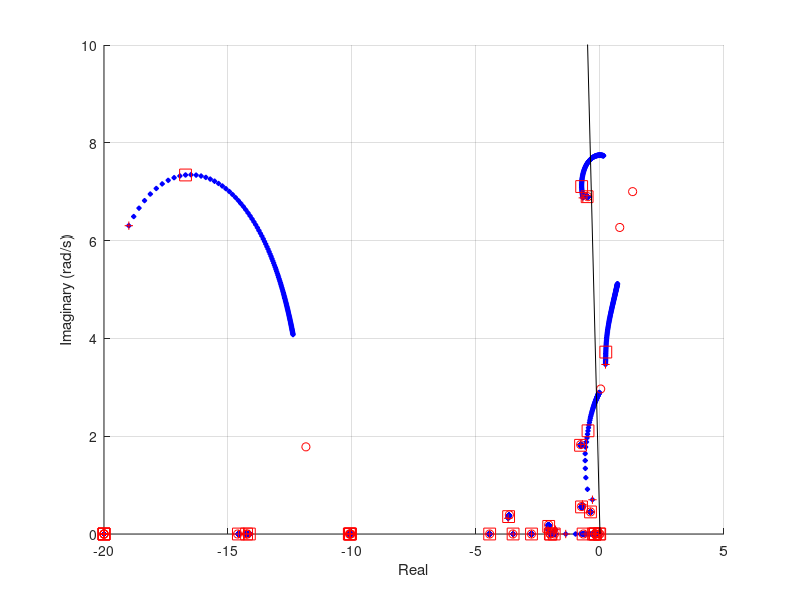

Here is the MATLAB script that generated this plot: (Note: this script raises an error after producing the figure.)
%% fig 10.42

clear all; close all; clc;
load('d2aphvdcss.mat');

fig42_name = './dat/ch10_fig42.dat';

fig42 = figure;
ax421 = subplot(1,1,1,'parent',fig42);
hold(ax421,'on');
grid(ax421,'on');

sys_dcr = ss(a_mat,b_dcr(:,1),c_ang(3,:),d_angdcr(3,:));
rate = (2*pi*60)*tf([1 0],(2*pi*60)*[0.01 1]);

sys_dcr_rate = sys_dcr*rate;

K = [0:0.1:10,1e6];
eig_track = zeros(size(sys_dcr_rate.a,1),length(K));
for ii = 1:length(K)
    eig_track(:,ii) = eig(sys_dcr_rate.a - K(ii)*sys_dcr_rate.b*sys_dcr_rate.c);
    if ii < length(K)
        plot(ax421,real(eig_track(:,ii)),imag(eig_track(:,ii)),...
             'bd','markerFaceColor','b','markerSize',3.5);
    end
end

for ii = 1:size(eig_track,2)
    if (ii == length(K))
        plot(ax421,real(eig_track(:,ii)),imag(eig_track(:,ii)),...
             'ro');
    elseif (ii == 11)
        plot(ax421,real(eig_track(:,ii)),imag(eig_track(:,ii)),...
             'rs','markerSize',8.5);
    end
end

plot(ax421,real(eig_track(:,1)),imag(eig_track(:,1)),'r+','lineWidth',0.75);
plot(ax421,[-5,0],[5*tan(acos(0.05)),0],'k-');

axis(ax421,[-20,5,0,10]);
xlabel(ax421,'Real');
ylabel(ax421,'Imaginary (rad/s)');

rl_vec = reshape(eig_track,[1,numel(eig_track)]);

H42 = {'k','mag','ang','re','im'};
M42 = [1:length(rl_vec); abs(rl_vec); (180/pi)*angle(rl_vec);
      real(rl_vec); imag(rl_vec)];

fid42 = fopen(fig42_name,'w');
fprintf(fid42,'%s,%s,%s,%s,%s\n',H42{:});    % must match number of columns
fprintf(fid42,'%6e,%6e,%6e,%6e,%6e\n',M42);  % must match number of columns
fclose(fid42);

% eof
